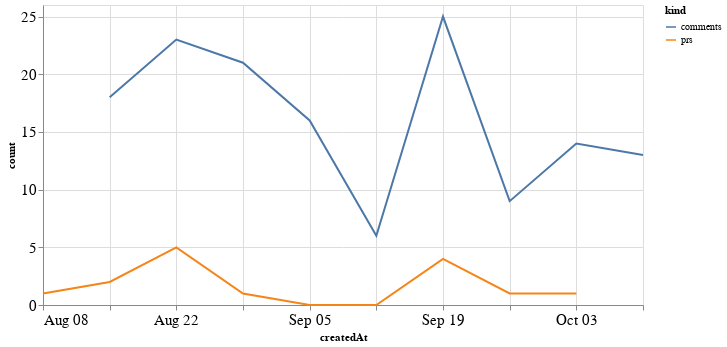

Notebook cell for this chart:
### Code cell
alt.Chart(total_time, width=600).mark_line().encode(
    x='createdAt',
    y='count',
    color='kind'
)

### Figure 1 — Vega-Lite specification as saved in the notebook (floating-point values rounded to 4 significant figures)
{"config": {"axisLeft": {"labelFontSize": 15}, "axisBottom": {"labelFontSize": 15}}, "data": {"name": "data-a73f7d47596e80f3cd70d6737984f3d8"}, "mark": "line", "encoding": {"color": {"type": "nominal", "field": "kind"}, "x": {"type": "temporal", "field": "createdAt"}, "y": {"type": "quantitative", "field": "count"}}, "width": 600, "$schema": "https://vega.github.io/schema/vega-lite/v4.8.1.json", "datasets": {"data-a73f7d47596e80f3cd70d6737984f3d8": [{"createdAt": "2021-08-08T00:00:00", "kind": "prs", "count": 1.0}, {"createdAt": "2021-08-15T00:00:00", "kind": "prs", "count": 2.0}, {"createdAt": "2021-08-22T00:00:00", "kind": "prs", "count": 5.0}, {"createdAt": "2021-08-29T00:00:00", "kind": "prs", "count": 1.0}, {"createdAt": "2021-09-05T00:00:00", "kind": "prs", "count": 0.0}, {"createdAt": "2021-09-12T00:00:00", "kind": "prs", "count": 0.0}, {"createdAt": "2021-09-19T00:00:00", "kind": "prs", "count": 4.0}, {"createdAt": "2021-09-26T00:00:00", "kind": "prs", "count": 1.0}, {"createdAt": "2021-10-03T00:00:00", "kind": "prs", "count": 1.0}, {"createdAt": "2021-10-10T00:00:00", "kind": "prs", "count": null}, {"createdAt": "2021-08-08T00:00:00", "kind": "comments", "count": null}, {"createdAt": "2021-08-15T00:00:00", "kind": "comments", "count": 18.0}, {"createdAt": "2021-08-22T00:00:00", "kind": "comments", "count": 23.0}, {"createdAt": "2021-08-29T00:00:00", "kind": "comments", "count": 21.0}, {"createdAt": "2021-09-05T00:00:00", "kind": "comments", "count": 16.0}, {"createdAt": "2021-09-12T00:00:00", "kind": "comments", "count": 6.0}, {"createdAt": "2021-09-19T00:00:00", "kind": "comments", "count": 25.0}, {"createdAt": "2021-09-26T00:00:00", "kind": "comments", "count": 9.0}, {"createdAt": "2021-10-03T00:00:00", "kind": "comments", "count": 14.0}, {"createdAt": "2021-10-10T00:00:00", "kind": "comments", "count": 13.0}]}}
